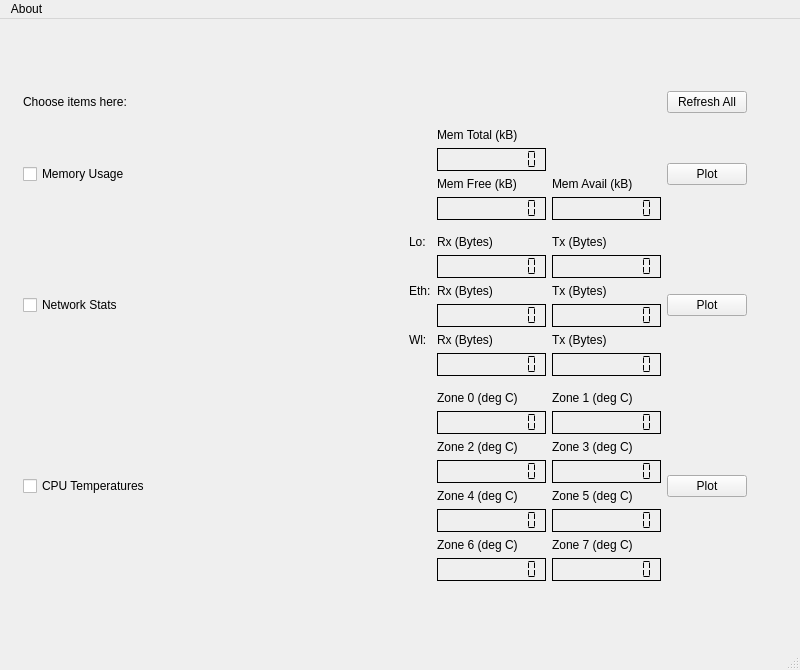
<?xml version="1.0" encoding="UTF-8"?>
<ui version="4.0">
 <class>MainWindow</class>
 <widget class="QMainWindow" name="MainWindow">
  <property name="geometry">
   <rect>
    <x>0</x>
    <y>0</y>
    <width>800</width>
    <height>670</height>
   </rect>
  </property>
  <property name="windowTitle">
   <string>MainWindow</string>
  </property>
  <widget class="QWidget" name="centralwidget">
   <widget class="QWidget" name="layoutWidget">
    <property name="geometry">
     <rect>
      <x>23</x>
      <y>63</y>
      <width>724</width>
      <height>509</height>
     </rect>
    </property>
    <layout class="QGridLayout" name="gridLayout_4">
     <item row="0" column="0">
      <layout class="QHBoxLayout" name="horizontalLayout">
       <item>
        <widget class="QLabel" name="label_choose_items">
         <property name="text">
          <string>Choose items here:</string>
         </property>
        </widget>
       </item>
       <item>
        <spacer name="horizontalSpacer_3">
         <property name="orientation">
          <enum>Qt::Horizontal</enum>
         </property>
         <property name="sizeHint" stdset="0">
          <size>
           <width>258</width>
           <height>20</height>
          </size>
         </property>
        </spacer>
       </item>
       <item>
        <widget class="QPushButton" name="pushButton_refresh_all">
         <property name="text">
          <string>Refresh All</string>
         </property>
        </widget>
       </item>
      </layout>
     </item>
     <item row="1" column="0">
      <layout class="QHBoxLayout" name="horizontalLayout_2">
       <item>
        <widget class="QCheckBox" name="checkBox_mem_usage">
         <property name="text">
          <string>Memory Usage</string>
         </property>
        </widget>
       </item>
       <item>
        <spacer name="horizontalSpacer">
         <property name="orientation">
          <enum>Qt::Horizontal</enum>
         </property>
         <property name="sizeHint" stdset="0">
          <size>
           <width>268</width>
           <height>20</height>
          </size>
         </property>
        </spacer>
       </item>
       <item>
        <layout class="QGridLayout" name="gridLayout">
         <item row="0" column="0">
          <widget class="QLabel" name="label_mem_total">
           <property name="text">
            <string>Mem Total (kB)</string>
           </property>
          </widget>
         </item>
         <item row="1" column="0">
          <widget class="QLCDNumber" name="lcdNumber_mem_total">
           <property name="frameShadow">
            <enum>QFrame::Plain</enum>
           </property>
           <property name="digitCount">
            <number>10</number>
           </property>
           <property name="segmentStyle">
            <enum>QLCDNumber::Flat</enum>
           </property>
          </widget>
         </item>
         <item row="2" column="0">
          <widget class="QLabel" name="label_mem_free">
           <property name="text">
            <string>Mem Free (kB)</string>
           </property>
          </widget>
         </item>
         <item row="2" column="1">
          <widget class="QLabel" name="label_mem_avail">
           <property name="text">
            <string>Mem Avail (kB)</string>
           </property>
          </widget>
         </item>
         <item row="3" column="0">
          <widget class="QLCDNumber" name="lcdNumber_mem_free">
           <property name="frameShadow">
            <enum>QFrame::Plain</enum>
           </property>
           <property name="digitCount">
            <number>10</number>
           </property>
           <property name="segmentStyle">
            <enum>QLCDNumber::Flat</enum>
           </property>
          </widget>
         </item>
         <item row="3" column="1">
          <widget class="QLCDNumber" name="lcdNumber_mem_avail">
           <property name="frameShadow">
            <enum>QFrame::Plain</enum>
           </property>
           <property name="digitCount">
            <number>10</number>
           </property>
           <property name="segmentStyle">
            <enum>QLCDNumber::Flat</enum>
           </property>
          </widget>
         </item>
        </layout>
       </item>
       <item>
        <widget class="QPushButton" name="pushButton_mem_plot">
         <property name="text">
          <string>Plot</string>
         </property>
        </widget>
       </item>
      </layout>
     </item>
     <item row="2" column="0">
      <layout class="QHBoxLayout" name="horizontalLayout_3">
       <item>
        <widget class="QCheckBox" name="checkBox_net_stats">
         <property name="text">
          <string>Network Stats</string>
         </property>
        </widget>
       </item>
       <item>
        <spacer name="horizontalSpacer_2">
         <property name="orientation">
          <enum>Qt::Horizontal</enum>
         </property>
         <property name="sizeHint" stdset="0">
          <size>
           <width>148</width>
           <height>20</height>
          </size>
         </property>
        </spacer>
       </item>
       <item>
        <layout class="QGridLayout" name="gridLayout_2">
         <item row="0" column="0">
          <widget class="QLabel" name="label_net_lo">
           <property name="text">
            <string>Lo:</string>
           </property>
          </widget>
         </item>
         <item row="0" column="1">
          <widget class="QLabel" name="label_net_receive_lo">
           <property name="text">
            <string>Rx (Bytes)</string>
           </property>
          </widget>
         </item>
         <item row="0" column="2">
          <widget class="QLabel" name="label_net_transmit_lo">
           <property name="text">
            <string>Tx (Bytes)</string>
           </property>
          </widget>
         </item>
         <item row="1" column="1">
          <widget class="QLCDNumber" name="lcdNumber_net_receive_lo">
           <property name="frameShadow">
            <enum>QFrame::Plain</enum>
           </property>
           <property name="digitCount">
            <number>10</number>
           </property>
           <property name="segmentStyle">
            <enum>QLCDNumber::Flat</enum>
           </property>
          </widget>
         </item>
         <item row="1" column="2">
          <widget class="QLCDNumber" name="lcdNumber_net_transmit_lo">
           <property name="frameShadow">
            <enum>QFrame::Plain</enum>
           </property>
           <property name="digitCount">
            <number>10</number>
           </property>
           <property name="segmentStyle">
            <enum>QLCDNumber::Flat</enum>
           </property>
          </widget>
         </item>
         <item row="2" column="0">
          <widget class="QLabel" name="label_net_eth">
           <property name="text">
            <string>Eth:</string>
           </property>
          </widget>
         </item>
         <item row="2" column="1">
          <widget class="QLabel" name="label_net_receive_eth">
           <property name="text">
            <string>Rx (Bytes)</string>
           </property>
          </widget>
         </item>
         <item row="2" column="2">
          <widget class="QLabel" name="label_net_transmit_eth">
           <property name="text">
            <string>Tx (Bytes)</string>
           </property>
          </widget>
         </item>
         <item row="3" column="1">
          <widget class="QLCDNumber" name="lcdNumber_net_receive_eth">
           <property name="frameShadow">
            <enum>QFrame::Plain</enum>
           </property>
           <property name="digitCount">
            <number>10</number>
           </property>
           <property name="segmentStyle">
            <enum>QLCDNumber::Flat</enum>
           </property>
          </widget>
         </item>
         <item row="3" column="2">
          <widget class="QLCDNumber" name="lcdNumber_net_transmit_eth">
           <property name="frameShadow">
            <enum>QFrame::Plain</enum>
           </property>
           <property name="digitCount">
            <number>10</number>
           </property>
           <property name="segmentStyle">
            <enum>QLCDNumber::Flat</enum>
           </property>
          </widget>
         </item>
         <item row="4" column="0">
          <widget class="QLabel" name="label_net_eth_3">
           <property name="text">
            <string>Wl:</string>
           </property>
          </widget>
         </item>
         <item row="4" column="1">
          <widget class="QLabel" name="label_net_receive_wl">
           <property name="text">
            <string>Rx (Bytes)</string>
           </property>
          </widget>
         </item>
         <item row="4" column="2">
          <widget class="QLabel" name="label_net_transmit_wl">
           <property name="text">
            <string>Tx (Bytes)</string>
           </property>
          </widget>
         </item>
         <item row="5" column="1">
          <widget class="QLCDNumber" name="lcdNumber_net_receive_wl">
           <property name="frameShadow">
            <enum>QFrame::Plain</enum>
           </property>
           <property name="digitCount">
            <number>10</number>
           </property>
           <property name="segmentStyle">
            <enum>QLCDNumber::Flat</enum>
           </property>
          </widget>
         </item>
         <item row="5" column="2">
          <widget class="QLCDNumber" name="lcdNumber_net_transmit_wl">
           <property name="frameShadow">
            <enum>QFrame::Plain</enum>
           </property>
           <property name="digitCount">
            <number>10</number>
           </property>
           <property name="segmentStyle">
            <enum>QLCDNumber::Flat</enum>
           </property>
          </widget>
         </item>
        </layout>
       </item>
       <item>
        <widget class="QPushButton" name="pushButton_net_plot">
         <property name="text">
          <string>Plot</string>
         </property>
        </widget>
       </item>
      </layout>
     </item>
     <item row="3" column="0">
      <layout class="QHBoxLayout" name="horizontalLayout_4">
       <item>
        <widget class="QCheckBox" name="checkBox_cpu_temp">
         <property name="text">
          <string>CPU Temperatures</string>
         </property>
        </widget>
       </item>
       <item>
        <spacer name="horizontalSpacer_4">
         <property name="orientation">
          <enum>Qt::Horizontal</enum>
         </property>
         <property name="sizeHint" stdset="0">
          <size>
           <width>228</width>
           <height>20</height>
          </size>
         </property>
        </spacer>
       </item>
       <item>
        <layout class="QGridLayout" name="gridLayout_3">
         <item row="0" column="0">
          <widget class="QLabel" name="label_cpu_temp_zone0">
           <property name="text">
            <string>Zone 0 (deg C)</string>
           </property>
          </widget>
         </item>
         <item row="0" column="1">
          <widget class="QLabel" name="label_cpu_temp_zone1">
           <property name="text">
            <string>Zone 1 (deg C)</string>
           </property>
          </widget>
         </item>
         <item row="1" column="0">
          <widget class="QLCDNumber" name="lcdNumber_cpu_temp_zone0">
           <property name="frameShadow">
            <enum>QFrame::Plain</enum>
           </property>
           <property name="digitCount">
            <number>10</number>
           </property>
           <property name="segmentStyle">
            <enum>QLCDNumber::Flat</enum>
           </property>
          </widget>
         </item>
         <item row="1" column="1">
          <widget class="QLCDNumber" name="lcdNumber_cpu_temp_zone1">
           <property name="frameShadow">
            <enum>QFrame::Plain</enum>
           </property>
           <property name="digitCount">
            <number>10</number>
           </property>
           <property name="segmentStyle">
            <enum>QLCDNumber::Flat</enum>
           </property>
          </widget>
         </item>
         <item row="2" column="0">
          <widget class="QLabel" name="label_cpu_temp_zone2">
           <property name="text">
            <string>Zone 2 (deg C)</string>
           </property>
          </widget>
         </item>
         <item row="2" column="1">
          <widget class="QLabel" name="label_cpu_temp_zone3">
           <property name="text">
            <string>Zone 3 (deg C)</string>
           </property>
          </widget>
         </item>
         <item row="3" column="0">
          <widget class="QLCDNumber" name="lcdNumber_cpu_temp_zone2">
           <property name="frameShadow">
            <enum>QFrame::Plain</enum>
           </property>
           <property name="digitCount">
            <number>10</number>
           </property>
           <property name="segmentStyle">
            <enum>QLCDNumber::Flat</enum>
           </property>
          </widget>
         </item>
         <item row="3" column="1">
          <widget class="QLCDNumber" name="lcdNumber_cpu_temp_zone3">
           <property name="frameShadow">
            <enum>QFrame::Plain</enum>
           </property>
           <property name="digitCount">
            <number>10</number>
           </property>
           <property name="segmentStyle">
            <enum>QLCDNumber::Flat</enum>
           </property>
          </widget>
         </item>
         <item row="4" column="0">
          <widget class="QLabel" name="label_cpu_temp_zone4">
           <property name="text">
            <string>Zone 4 (deg C)</string>
           </property>
          </widget>
         </item>
         <item row="4" column="1">
          <widget class="QLabel" name="label_cpu_temp_zone5">
           <property name="text">
            <string>Zone 5 (deg C)</string>
           </property>
          </widget>
         </item>
         <item row="5" column="0">
          <widget class="QLCDNumber" name="lcdNumber_cpu_temp_zone4">
           <property name="frameShadow">
            <enum>QFrame::Plain</enum>
           </property>
           <property name="digitCount">
            <number>10</number>
           </property>
           <property name="segmentStyle">
            <enum>QLCDNumber::Flat</enum>
           </property>
          </widget>
         </item>
         <item row="5" column="1">
          <widget class="QLCDNumber" name="lcdNumber_cpu_temp_zone5">
           <property name="frameShadow">
            <enum>QFrame::Plain</enum>
           </property>
           <property name="digitCount">
            <number>10</number>
           </property>
           <property name="segmentStyle">
            <enum>QLCDNumber::Flat</enum>
           </property>
          </widget>
         </item>
         <item row="6" column="0">
          <widget class="QLabel" name="label_cpu_temp_zone6">
           <property name="text">
            <string>Zone 6 (deg C)</string>
           </property>
          </widget>
         </item>
         <item row="6" column="1">
          <widget class="QLabel" name="label_cpu_temp_zone7">
           <property name="text">
            <string>Zone 7 (deg C)</string>
           </property>
          </widget>
         </item>
         <item row="7" column="0">
          <widget class="QLCDNumber" name="lcdNumber_cpu_temp_zone6">
           <property name="frameShadow">
            <enum>QFrame::Plain</enum>
           </property>
           <property name="digitCount">
            <number>10</number>
           </property>
           <property name="segmentStyle">
            <enum>QLCDNumber::Flat</enum>
           </property>
          </widget>
         </item>
         <item row="7" column="1">
          <widget class="QLCDNumber" name="lcdNumber_cpu_temp_zone7">
           <property name="frameShadow">
            <enum>QFrame::Plain</enum>
           </property>
           <property name="digitCount">
            <number>10</number>
           </property>
           <property name="segmentStyle">
            <enum>QLCDNumber::Flat</enum>
           </property>
          </widget>
         </item>
        </layout>
       </item>
       <item>
        <widget class="QPushButton" name="pushButton_cpu_temp_plot">
         <property name="text">
          <string>Plot</string>
         </property>
        </widget>
       </item>
      </layout>
     </item>
    </layout>
   </widget>
  </widget>
  <widget class="QMenuBar" name="menubar">
   <property name="geometry">
    <rect>
     <x>0</x>
     <y>0</y>
     <width>800</width>
     <height>22</height>
    </rect>
   </property>
   <property name="autoFillBackground">
    <bool>false</bool>
   </property>
   <widget class="QMenu" name="menuAbout">
    <property name="title">
     <string>About</string>
    </property>
    <addaction name="actionInfo"/>
   </widget>
   <addaction name="menuAbout"/>
  </widget>
  <widget class="QStatusBar" name="statusbar"/>
  <action name="actionInfo">
   <property name="icon">
    <iconset theme="help-about">
     <normaloff>.</normaloff>.</iconset>
   </property>
   <property name="text">
    <string>Info</string>
   </property>
  </action>
 </widget>
 <resources/>
 <connections/>
</ui>
